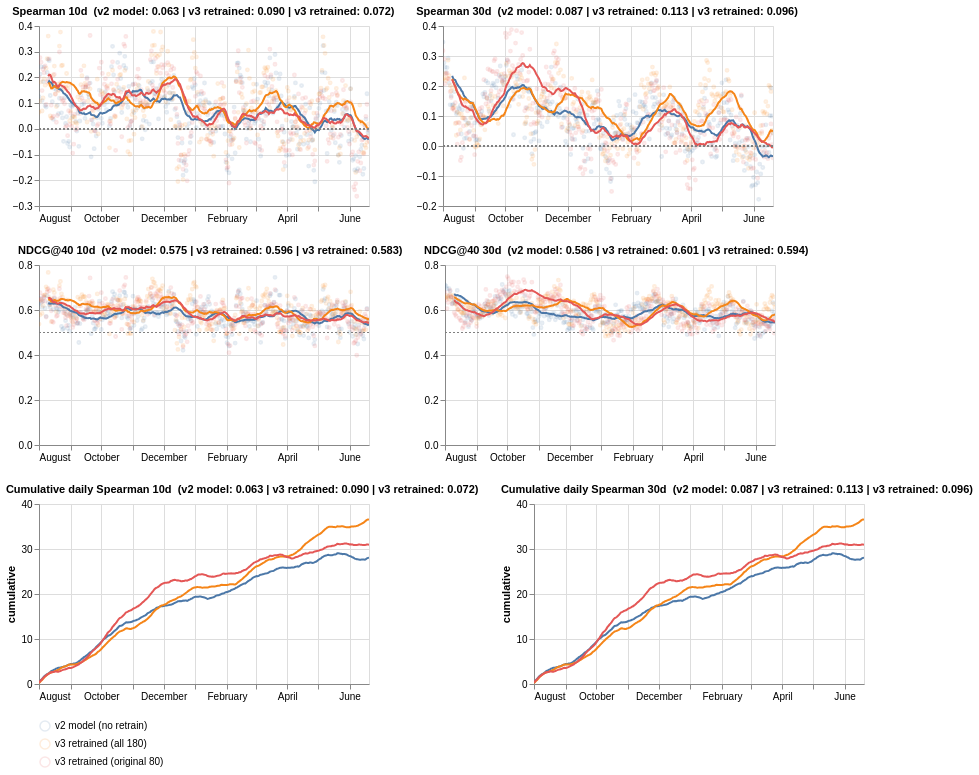

The notebook cell this image was saved under:
### Markdown cell above
## What the transition does to your scores

The chart below is the per-date story: faint points are single release dates, solid lines are **30-day rolling means**, dashed rules are each arm's overall mean (the gray line is the no-skill anchor). The bottom row is the **cumulative sum of daily Spearman**, a signal equity curve that makes regime pockets and steady bleed much easier to see than daily noise.

### Code cell
ROLL = 30
long = daily.unpivot(index=["date", "model"], variable_name="metric", value_name="value")
long = long.sort(["model", "metric", "date"]).with_columns(
    pl.col("value").rolling_mean(ROLL, min_samples=10).over(["model", "metric"]).alias("ma"),
    pl.col("value").cum_sum().over(["model", "metric"]).alias("cum"),
)

COLORS = alt.Color("model:N", legend=alt.Legend(orient="bottom", columns=1, title=None))
brush = alt.selection_interval(bind="scales", encodings=["x"])


def panel(metric, title, anchor, y_field="ma", y_title="30d rolling mean"):
    src = long.filter(pl.col("metric") == metric).to_pandas()
    means = src.groupby("model")["value"].mean()
    pts = (alt.Chart(src).mark_point(opacity=0.15, size=8)
           .encode(x=alt.X("date:T", title=None), y=alt.Y("value:Q", title=None), color=COLORS)
           ) if y_field == "ma" else None
    line = (alt.Chart(src).mark_line(strokeWidth=2)
            .encode(x=alt.X("date:T", title=None),
                    y=alt.Y(f"{y_field}:Q", title=y_title),
                    color=COLORS,
                    tooltip=["date:T", "model:N", alt.Tooltip(f"{y_field}:Q", format=".3f")]))
    layers = ([pts] if pts is not None else []) + [line]
    if y_field == "ma":
        layers += [alt.Chart(src).mark_rule(strokeDash=[2, 2], color="gray").encode(y=alt.datum(anchor))]
        layers += [alt.Chart(src[src.model == m]).mark_rule(strokeDash=[6, 4], opacity=0.8)
                   .encode(y=alt.datum(v), color=alt.value(None), tooltip=alt.value(f"{m}: {v:.3f}"))
                   for m, v in means.items()]
    mean_txt = " | ".join(f"{m.split(' (')[0]}: {v:.3f}" for m, v in means.items())
    return (alt.layer(*layers).add_params(brush)
            .properties(width=330, height=180,
                        title=alt.TitleParams(f"{title}  ({mean_txt})", fontSize=11, anchor="start")))


chart = alt.vconcat(
    alt.hconcat(panel("spearman_10d", "Spearman 10d", 0), panel("spearman_30d", "Spearman 30d", 0)),
    alt.hconcat(panel("ndcg@40_10d", "NDCG@40 10d", 0.5), panel("ndcg@40_30d", "NDCG@40 30d", 0.5)),
    alt.hconcat(
        panel("spearman_10d", "Cumulative daily Spearman 10d", 0, "cum", "cumulative"),
        panel("spearman_30d", "Cumulative daily Spearman 30d", 0, "cum", "cumulative"),
    ),
).resolve_scale(color="shared")
chart

### Figure 1 — Vega-Lite specification as saved in the notebook (floating-point values rounded to 4 significant figures; data arrays with more than 128 entries replaced by an {"elided": "..."} marker saying what was removed)
{"config": {"view": {"continuousWidth": 300, "continuousHeight": 300}}, "vconcat": [{"hconcat": [{"layer": [{"data": {"name": "data-125036b8ff679c02d37e414e5b9a637e"}, "mark": {"type": "point", "opacity": 0.15, "size": 8}, "encoding": {"color": {"field": "model", "legend": {"columns": 1, "orient": "bottom", "title": null}, "type": "nominal"}, "x": {"field": "date", "title": null, "type": "temporal"}, "y": {"field": "value", "title": null, "type": "quantitative"}}, "name": "view_d55f8a9394f81803_0"}, {"data": {"name": "data-125036b8ff679c02d37e414e5b9a637e"}, "mark": {"type": "line", "strokeWidth": 2}, "encoding": {"color": {"field": "model", "legend": {"columns": 1, "orient": "bottom", "title": null}, "type": "nominal"}, "tooltip": [{"field": "date", "type": "temporal"}, {"field": "model", "type": "nominal"}, {"field": "ma", "format": ".3f", "type": "quantitative"}], "x": {"field": "date", "title": null, "type": "temporal"}, "y": {"field": "ma", "title": "30d rolling mean", "type": "quantitative"}}}, {"data": {"name": "data-125036b8ff679c02d37e414e5b9a637e"}, "mark": {"type": "rule", "color": "gray", "strokeDash": [2, 2]}, "encoding": {"y": {"datum": 0}}}, {"data": {"name": "data-35bef0ebcef16f23abbb4da8e7b9f9ab"}, "mark": {"type": "rule", "opacity": 0.8, "strokeDash": [6, 4]}, "encoding": {"color": {"value": null}, "tooltip": {"value": "v2 model (no retrain): 0.063"}, "y": {"datum": 0.06282}}}, {"data": {"name": "data-a4cd0c72c2e7354531e039d21b198e45"}, "mark": {"type": "rule", "opacity": 0.8, "strokeDash": [6, 4]}, "encoding": {"color": {"value": null}, "tooltip": {"value": "v3 retrained (all 180): 0.090"}, "y": {"datum": 0.09039}}}, {"data": {"name": "data-2a8c0a205841f849f927d2b3861f58e9"}, "mark": {"type": "rule", "opacity": 0.8, "strokeDash": [6, 4]}, "encoding": {"color": {"value": null}, "tooltip": {"value": "v3 retrained (original 80): 0.072"}, "y": {"datum": 0.07223}}}], "height": 180, "title": {"text": "Spearman 10d  (v2 model: 0.063 | v3 retrained: 0.090 | v3 retrained: 0.072)", "anchor": "start", "fontSize": 11}, "width": 330}, {"layer": [{"data": {"name": "data-1da4db72521b95fe8bca1bb7ed97cde3"}, "mark": {"type": "point", "opacity": 0.15, "size": 8}, "encoding": {"color": {"field": "model", "legend": {"columns": 1, "orient": "bottom", "title": null}, "type": "nominal"}, "x": {"field": "date", "title": null, "type": "temporal"}, "y": {"field": "value", "title": null, "type": "quantitative"}}, "name": "view_cbb9e5fe73c07cee_0"}, {"data": {"name": "data-1da4db72521b95fe8bca1bb7ed97cde3"}, "mark": {"type": "line", "strokeWidth": 2}, "encoding": {"color": {"field": "model", "legend": {"columns": 1, "orient": "bottom", "title": null}, "type": "nominal"}, "tooltip": [{"field": "date", "type": "temporal"}, {"field": "model", "type": "nominal"}, {"field": "ma", "format": ".3f", "type": "quantitative"}], "x": {"field": "date", "title": null, "type": "temporal"}, "y": {"field": "ma", "title": "30d rolling mean", "type": "quantitative"}}}, {"data": {"name": "data-1da4db72521b95fe8bca1bb7ed97cde3"}, "mark": {"type": "rule", "color": "gray", "strokeDash": [2, 2]}, "encoding": {"y": {"datum": 0}}}, {"data": {"name": "data-8f32714966361d7c364459903e5640c1"}, "mark": {"type": "rule", "opacity": 0.8, "strokeDash": [6, 4]}, "encoding": {"color": {"value": null}, "tooltip": {"value": "v2 model (no retrain): 0.087"}, "y": {"datum": 0.08663}}}, {"data": {"name": "data-7f6eab3474d19330e07e6bb040874072"}, "mark": {"type": "rule", "opacity": 0.8, "strokeDash": [6, 4]}, "encoding": {"color": {"value": null}, "tooltip": {"value": "v3 retrained (all 180): 0.113"}, "y": {"datum": 0.1129}}}, {"data": {"name": "data-60f346413f2e3185af8b79e99a0f3b08"}, "mark": {"type": "rule", "opacity": 0.8, "strokeDash": [6, 4]}, "encoding": {"color": {"value": null}, "tooltip": {"value": "v3 retrained (original 80): 0.096"}, "y": {"datum": 0.09558}}}], "height": 180, "title": {"text": "Spearman 30d  (v2 model: 0.087 | v3 retrained: 0.113 | v3 retrained: 0.096)", "anchor": "start", "fontSize": 11}, "width": 330}]}, {"hconcat": [{"layer": [{"data": {"name": "data-cad27b2d8552880cdbfe8e5384dfd83b"}, "mark": {"type": "point", "opacity": 0.15, "size": 8}, "encoding": {"color": {"field": "model", "legend": {"columns": 1, "orient": "bottom", "title": null}, "type": "nominal"}, "x": {"field": "date", "title": null, "type": "temporal"}, "y": {"field": "value", "title": null, "type": "quantitative"}}, "name": "view_f8a88b90c9bfd02f_0"}, {"data": {"name": "data-cad27b2d8552880cdbfe8e5384dfd83b"}, "mark": {"type": "line", "strokeWidth": 2}, "encoding": {"color": {"field": "model", "legend": {"columns": 1, "orient": "bottom", "title": null}, "type": "nominal"}, "tooltip": [{"field": "date", "type": "temporal"}, {"field": "model", "type": "nominal"}, {"field": "ma", "format": ".3f", "type": "quantitative"}], "x": {"field": "date", "title": null, "type": "temporal"}, "y": {"field": "ma", "title": "30d rolling mean", "type": "quantitative"}}}, {"data": {"name": "data-cad27b2d8552880cdbfe8e5384dfd83b"}, "mark": {"type": "rule", "color": "gray", "strokeDash": [2, 2]}, "encoding": {"y": {"datum": 0.5}}}, {"data": {"name": "data-130788298c24c5a21d877920f8d89279"}, "mark": {"type": "rule", "opacity": 0.8, "strokeDash": [6, 4]}, "encoding": {"color": {"value": null}, "tooltip": {"value": "v2 model (no retrain): 0.575"}, "y": {"datum": 0.5745}}}, {"data": {"name": "data-1540ab819bb534f7b4013dd33b5e4cf5"}, "mark": {"type": "rule", "opacity": 0.8, "strokeDash": [6, 4]}, "encoding": {"color": {"value": null}, "tooltip": {"value": "v3 retrained (all 180): 0.596"}, "y": {"datum": 0.5958}}}, {"data": {"name": "data-e979a51aa926dd6d98fec44d3dd732c4"}, "mark": {"type": "rule", "opacity": 0.8, "strokeDash": [6, 4]}, "encoding": {"color": {"value": null}, "tooltip": {"value": "v3 retrained (original 80): 0.583"}, "y": {"datum": 0.583}}}], "height": 180, "title": {"text": "NDCG@40 10d  (v2 model: 0.575 | v3 retrained: 0.596 | v3 retrained: 0.583)", "anchor": "start", "fontSize": 11}, "width": 330}, {"layer": [{"data": {"name": "data-8abdfedc68f534c9ae8ce9fb8ab943ae"}, "mark": {"type": "point", "opacity": 0.15, "size": 8}, "encoding": {"color": {"field": "model", "legend": {"columns": 1, "orient": "bottom", "title": null}, "type": "nominal"}, "x": {"field": "date", "title": null, "type": "temporal"}, "y": {"field": "value", "title": null, "type": "quantitative"}}, "name": "view_a3ec8514cbb79579_0"}, {"data": {"name": "data-8abdfedc68f534c9ae8ce9fb8ab943ae"}, "mark": {"type": "line", "strokeWidth": 2}, "encoding": {"color": {"field": "model", "legend": {"columns": 1, "orient": "bottom", "title": null}, "type": "nominal"}, "tooltip": [{"field": "date", "type": "temporal"}, {"field": "model", "type": "nominal"}, {"field": "ma", "format": ".3f", "type": "quantitative"}], "x": {"field": "date", "title": null, "type": "temporal"}, "y": {"field": "ma", "title": "30d rolling mean", "type": "quantitative"}}}, {"data": {"name": "data-8abdfedc68f534c9ae8ce9fb8ab943ae"}, "mark": {"type": "rule", "color": "gray", "strokeDash": [2, 2]}, "encoding": {"y": {"datum": 0.5}}}, {"data": {"name": "data-5c4fa4848693e2ec2c331dcc445be3b3"}, "mark": {"type": "rule", "opacity": 0.8, "strokeDash": [6, 4]}, "encoding": {"color": {"value": null}, "tooltip": {"value": "v2 model (no retrain): 0.586"}, "y": {"datum": 0.5864}}}, {"data": {"name": "data-cf3725adae3142a4f879d3a5bbf61de7"}, "mark": {"type": "rule", "opacity": 0.8, "strokeDash": [6, 4]}, "encoding": {"color": {"value": null}, "tooltip": {"value": "v3 retrained (all 180): 0.601"}, "y": {"datum": 0.6009}}}, {"data": {"name": "data-221f8c591f09721b2d2f51807c929cd5"}, "mark": {"type": "rule", "opacity": 0.8, "strokeDash": [6, 4]}, "encoding": {"color": {"value": null}, "tooltip": {"value": "v3 retrained (original 80): 0.594"}, "y": {"datum": 0.5941}}}], "height": 180, "title": {"text": "NDCG@40 30d  (v2 model: 0.586 | v3 retrained: 0.601 | v3 retrained: 0.594)", "anchor": "start", "fontSize": 11}, "width": 330}]}, {"hconcat": [{"layer": [{"mark": {"type": "line", "strokeWidth": 2}, "encoding": {"color": {"field": "model", "legend": {"columns": 1, "orient": "bottom", "title": null}, "type": "nominal"}, "tooltip": [{"field": "date", "type": "temporal"}, {"field": "model", "type": "nominal"}, {"field": "cum", "format": ".3f", "type": "quantitative"}], "x": {"field": "date", "title": null, "type": "temporal"}, "y": {"field": "cum", "title": "cumulative", "type": "quantitative"}}, "name": "view_63cf4b73167fb2f2_0"}], "data": {"name": "data-125036b8ff679c02d37e414e5b9a637e"}, "height": 180, "title": {"text": "Cumulative daily Spearman 10d  (v2 model: 0.063 | v3 retrained: 0.090 | v3 retrained: 0.072)", "anchor": "start", "fontSize": 11}, "width": 330}, {"layer": [{"mark": {"type": "line", "strokeWidth": 2}, "encoding": {"color": {"field": "model", "legend": {"columns": 1, "orient": "bottom", "title": null}, "type": "nominal"}, "tooltip": [{"field": "date", "type": "temporal"}, {"field": "model", "type": "nominal"}, {"field": "cum", "format": ".3f", "type": "quantitative"}], "x": {"field": "date", "title": null, "type": "temporal"}, "y": {"field": "cum", "title": "cumulative", "type": "quantitative"}}, "name": "view_63cf4b73167fb2f2_0"}], "data": {"name": "data-1da4db72521b95fe8bca1bb7ed97cde3"}, "height": 180, "title": {"text": "Cumulative daily Spearman 30d  (v2 model: 0.087 | v3 retrained: 0.113 | v3 retrained: 0.096)", "anchor": "start", "fontSize": 11}, "width": 330}]}], "params": [{"name": "param_db82be42624d4632", "select": {"type": "interval", "encodings": ["x"]}, "bind": "scales", "views": ["view_d55f8a9394f81803_0", "view_cbb9e5fe73c07cee_0", "view_f8a88b90c9bfd02f_0", "view_a3ec8514cbb79579_0", "view_63cf4b73167fb2f2_0"]}], "resolve": {"scale": {"color": "shared"}}, "$schema": "https://vega.github.io/schema/vega-lite/v6.1.0.json", "datasets": {"data-125036b8ff679c02d37e414e5b9a637e": {"elided": "972 records"}, "data-35bef0ebcef16f23abbb4da8e7b9f9ab": {"elided": "324 records"}, "data-a4cd0c72c2e7354531e039d21b198e45": {"elided": "324 records"}, "data-2a8c0a205841f849f927d2b3861f58e9": {"elided": "324 records"}, "data-1da4db72521b95fe8bca1bb7ed97cde3": {"elided": "972 records"}, "data-8f32714966361d7c364459903e5640c1": {"elided": "324 records"}, "data-7f6eab3474d19330e07e6bb040874072": {"elided": "324 records"}, "data-60f346413f2e3185af8b79e99a0f3b08": {"elided": "324 records"}, "data-cad27b2d8552880cdbfe8e5384dfd83b": {"elided": "972 records"}, "data-130788298c24c5a21d877920f8d89279": {"elided": "324 records"}, "data-1540ab819bb534f7b4013dd33b5e4cf5": {"elided": "324 records"}, "data-e979a51aa926dd6d98fec44d3dd732c4": {"elided": "324 records"}, "data-8abdfedc68f534c9ae8ce9fb8ab943ae": {"elided": "972 records"}, "data-5c4fa4848693e2ec2c331dcc445be3b3": {"elided": "324 records"}, "data-cf3725adae3142a4f879d3a5bbf61de7": {"elided": "324 records"}, "data-221f8c591f09721b2d2f51807c929cd5": {"elided": "324 records"}}}
